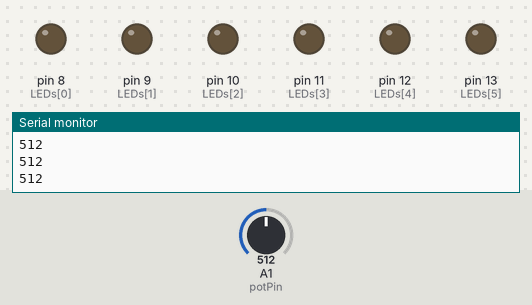
Bench run of a sketch on a simulated Arduino Uno, built with avr-gcc and run on an emulated ATmega328P. Shown: output pins drawn as LEDs (lit = HIGH), the last lines printed to the serial monitor. The test bench sets the inputs (shaded band); at power-on: A1 (potPin) = 512.

Above: at 1.3 s.
1.4 s: A1 (potPin) set to 691
3.2 s: A1 (potPin) set to 716
At 4.4 s:
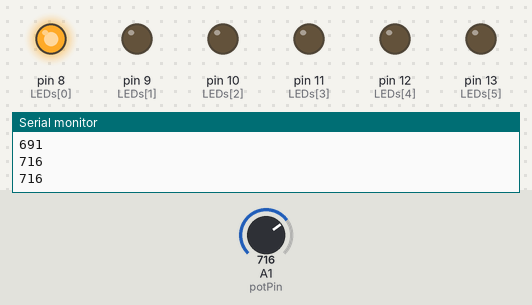
5.5 s: A1 (potPin) set to 690
At 7.2 s:
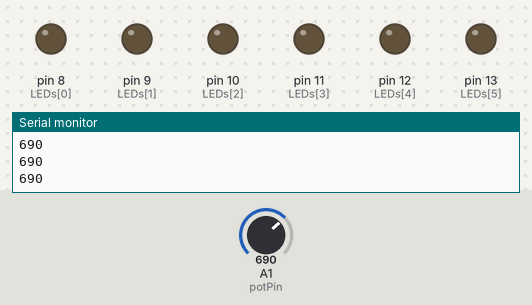
7.5 s: A1 (potPin) set to 710
At 8.7 s:
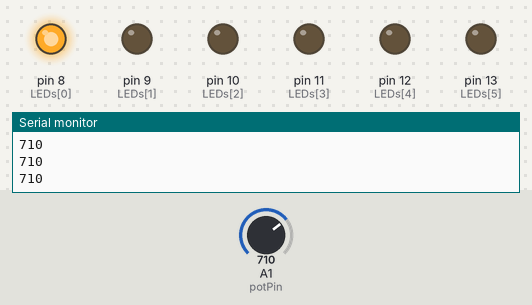
Timing chart, 0 to 10.5 s (numbered marks = the images above; inputs shaded):
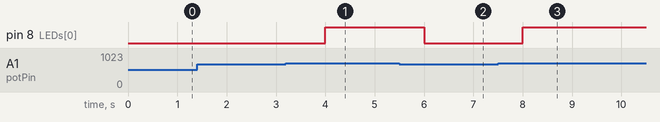

Measured:
- the behaviour switches between 699 and 700 on A1 (potPin) (found by bisection; images 0 and 1)
- after the input at 3.2 s, pin 8 (LEDs[0]): LOW → HIGH after 0.80 s
- after the input at 5.5 s, pin 8 (LEDs[0]): HIGH → LOW after 0.50 s
- after the input at 7.5 s, pin 8 (LEDs[0]): LOW → HIGH after 0.50 s

The sketch:

20191007-3.ino
```cpp
const byte potPin = A1;
const byte LEDs[]={8,9,10,11,12,13};
const byte total = sizeof(LEDs);
int val;
void setup() {
  // put your setup code here, to run once:
Serial.begin(9600);

 for (byte i = 0;i<=total;i++){
    pinMode(LEDs[i], OUTPUT);
  }
}

void loop() {
  // put your main code here, to run repeatedly:

  val=analogRead(potPin);
  Serial.println(val);
  delay(500);


 /* if(val<300){
  digitalWrite(LEDs[0], LOW);
  digitalWrite(LEDs[1], LOW);
  digitalWrite(LEDs[2], LOW);
  }else if(val<600){
  digitalWrite(LEDs[0], HIGH);
  digitalWrite(LEDs[1], LOW);
  digitalWrite(LEDs[2], LOW);
  }else if(val<900){
  digitalWrite(LEDs[0], HIGH);
  digitalWrite(LEDs[1], HIGH);
  digitalWrite(LEDs[2], LOW);
  }else{
  digitalWrite(LEDs[0], HIGH);
  digitalWrite(LEDs[1], HIGH);
  digitalWrite(LEDs[2], HIGH);
  }*/


if(val>=700){

  digitalWrite(LEDs[0], HIGH);
}else{

  digitalWrite(LEDs[0], LOW);
  }

}
```
